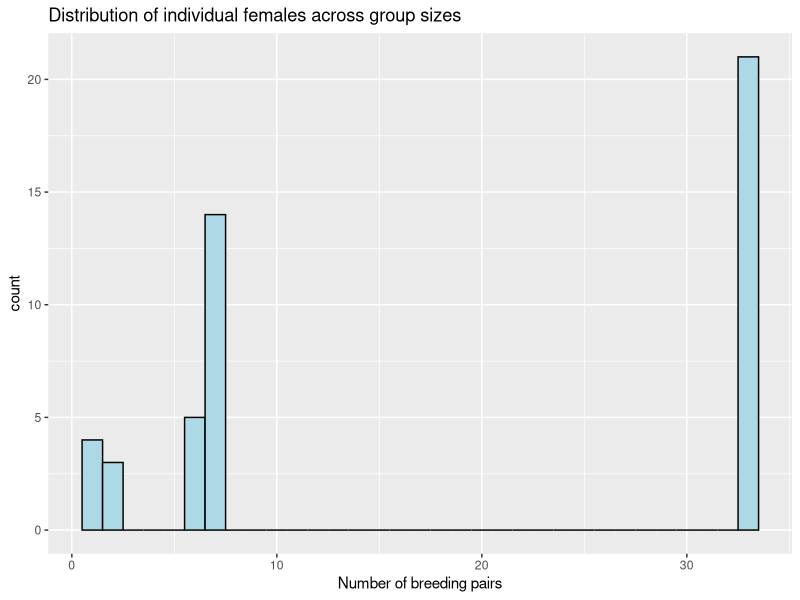
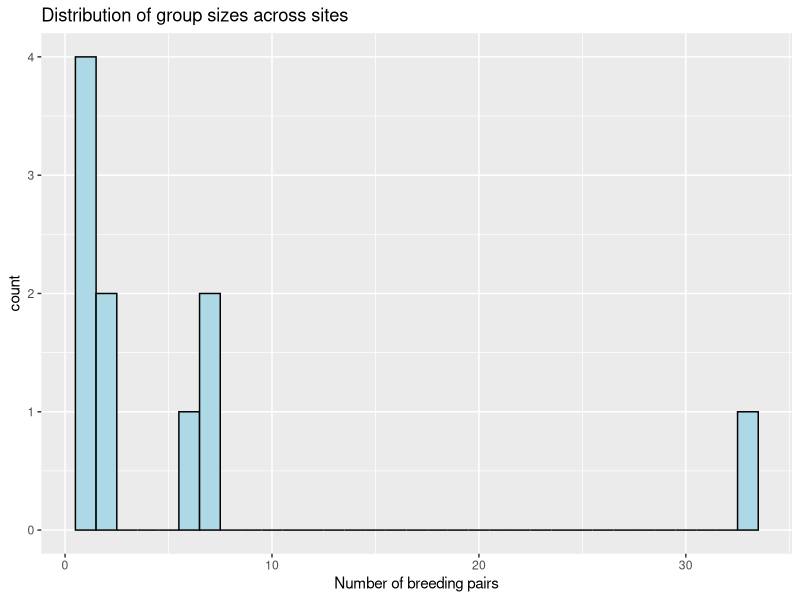
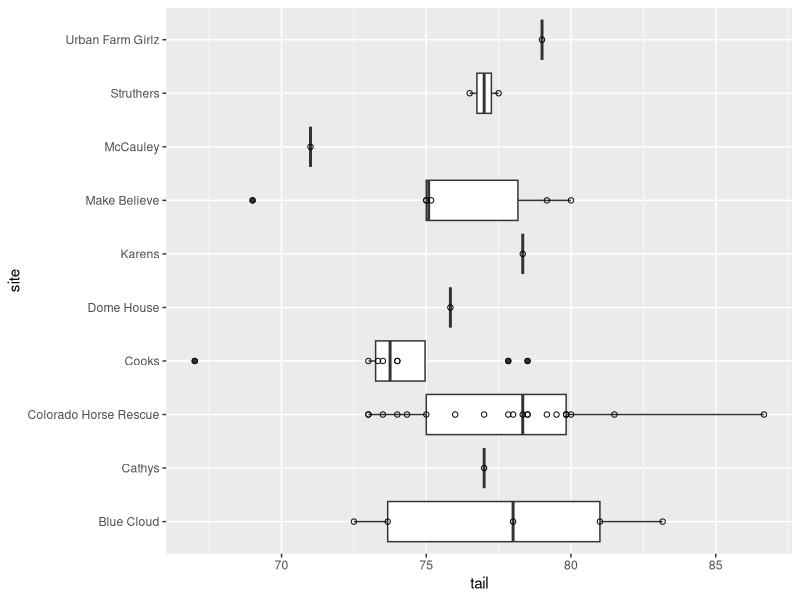
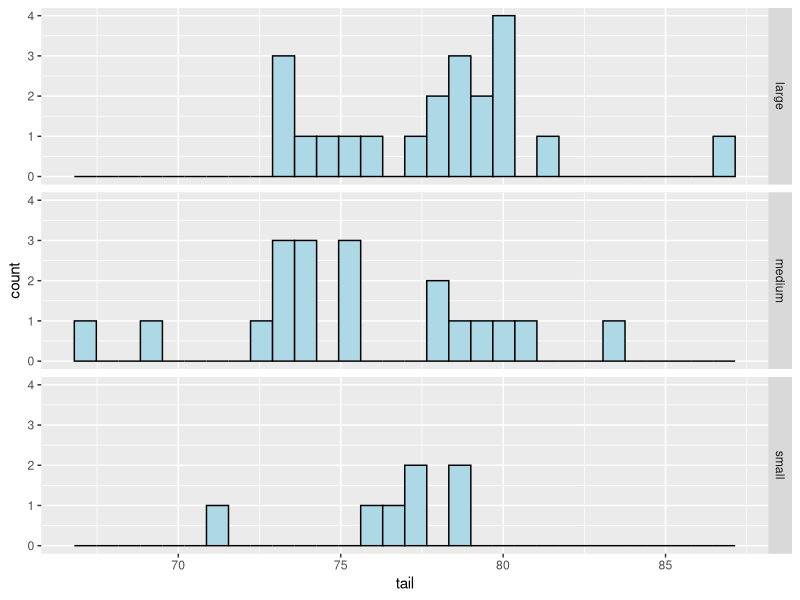
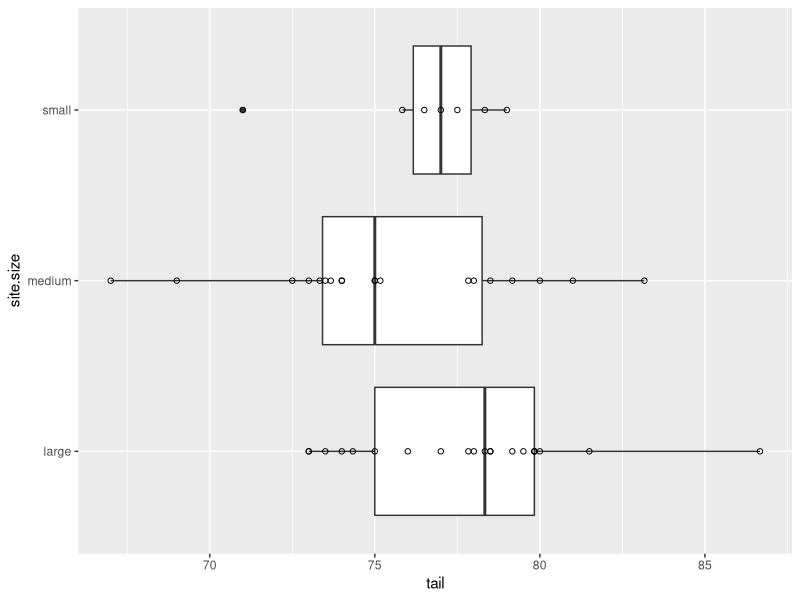
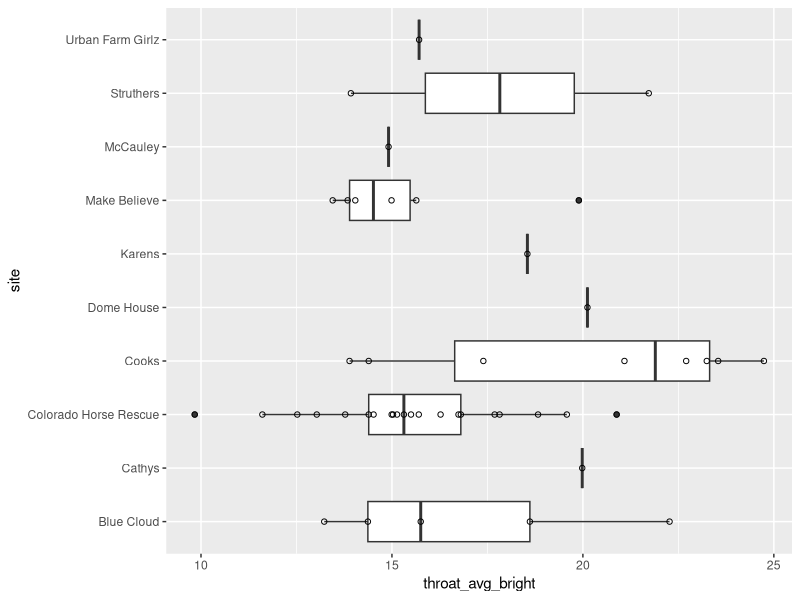
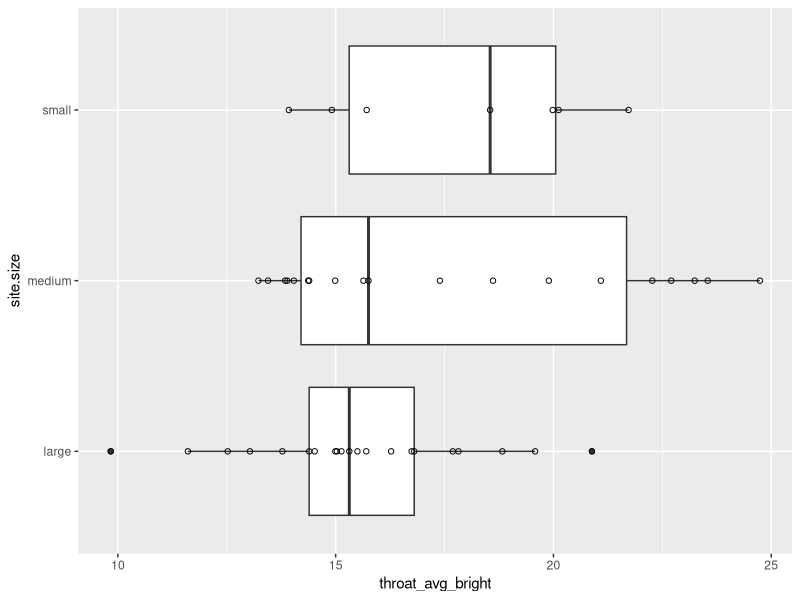
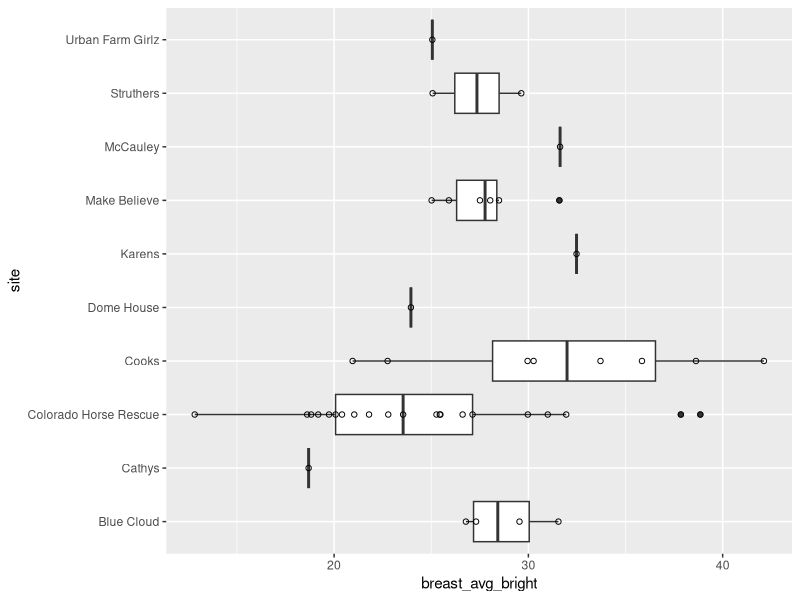

Here is the R script that generated these plots, in order:

################################################################################
# Script to explore patterns across sites
# Heather Kenny-Duddela
# Nov 12, 2024
################################################################################

# libraries
library(dplyr)
library(ggplot2)
library(stringr)

# load data
fem.s <- read.csv("output-files/female_season_table_2025-03-13.csv")
male.s <- read.csv("output-files/male_season_table_2025-03-13.csv")
group <- read.csv("input-files/Group sizes for 2022.csv")

# add numeric group sizes
# first standardize site names
group$site[2] <- "Colorado Horse Rescue"
fem <- left_join(fem.s, group[,1:2], by="site")

male <- left_join(male.s, group[,1:2], by="site")


# Histogram of females across group size
ggplot(fem, aes(x=brood1.size)) + geom_histogram(binwidth=1, fill="lightblue",
                                                 color="black") +
  ggtitle("Distribution of individual females across group sizes") +
  xlab("Number of breeding pairs")

# histogram of group sizes
group2 <- unique(select(fem,site,brood1.size))

ggplot(group2, aes(x=brood1.size)) + geom_histogram(binwidth=1, fill="lightblue",
                                                   color="black") +
  ggtitle("Distribution of group sizes across sites") +
  xlab("Number of breeding pairs")

ggsave("output-files/distribution of group sizes across sites.png", h=2, w=4)


# female tail ------------------------------------------------------------------

## by site
ggplot(fem, aes(x=tail, y=site)) + geom_boxplot() +
  geom_point(shape=1)

## by small/med/large
ggplot(fem, aes(x=tail)) + geom_histogram(fill="lightblue", color="black") +
  facet_grid(site.size~.)

ggplot(fem, aes(x=tail, y=site.size)) + geom_boxplot() +
  geom_point(shape=1)

f.tail.site <- kruskal.test(tail ~ site, fem)
# Kruskal-Wallis rank sum test
# 
# data:  tail by site
# Kruskal-Wallis chi-squared = 10.011, df = 9, p-value = 0.3496

f.tail.size <- kruskal.test(tail ~ site.size, fem)
# Kruskal-Wallis rank sum test
# 
# data:  tail by site.size
# Kruskal-Wallis chi-squared = 3.7318, df = 2, p-value = 0.1548


# female throat ----------------------------------------------------------------

## by site
ggplot(fem, aes(x=throat_avg_bright, y=site)) + geom_boxplot() +
  geom_point(shape=1)

f.throat.site <- kruskal.test(throat_avg_bright ~ site, fem)
# Kruskal-Wallis rank sum test
# 
# data:  throat_avg_bright by site
# Kruskal-Wallis chi-squared = 10.816, df = 9, p-value = 0.2886


## by size
ggplot(fem, aes(x=throat_avg_bright, y=site.size)) + geom_boxplot() +
  geom_point(shape=1)

f.throat.size <- kruskal.test(throat_avg_bright ~ site.size, fem)
# Kruskal-Wallis rank sum test
# 
# data:  throat_avg_bright by site.size
# Kruskal-Wallis chi-squared = 2.9265, df = 2, p-value = 0.2315


# female breast ----------------------------------------------------------------

## by site
ggplot(fem, aes(x=breast_avg_bright, y=site)) + geom_boxplot() +
  geom_point(shape=1)

f.breast.site <- kruskal.test(breast_avg_bright ~ site, fem)
# Kruskal-Wallis rank sum test
# 
# data:  breast_avg_bright by site
# Kruskal-Wallis chi-squared = 13.394, df = 9, p-value = 0.1456


## by size
ggplot(fem, aes(x=breast_avg_bright, y=site.size)) + geom_boxplot() +
  geom_point(alpha=0.5)

f.breast.size <- kruskal.test(breast_avg_bright ~ site.size, fem)
# Kruskal-Wallis rank sum test
# 
# data:  breast_avg_bright by site.size
# Kruskal-Wallis chi-squared = 7.0421, df = 2, p-value = 0.02957


# female belly -----------------------------------------------------------------

## by site
ggplot(fem, aes(x=belly_avg_bright, y=site)) + geom_boxplot() +
  geom_point(shape=1)

f.belly.site <- kruskal.test(belly_avg_bright ~ site, fem)
# Kruskal-Wallis rank sum test
# 
# data:  belly_avg_bright by site
# Kruskal-Wallis chi-squared = 9.3141, df = 9, p-value = 0.4088

## by size
ggplot(fem, aes(x=belly_avg_bright, y=site.size)) + geom_boxplot() +
  geom_point(shape=1)

f.belly.size <- kruskal.test(belly_avg_bright ~ site.size, fem)
# Kruskal-Wallis rank sum test
# 
# data:  belly_avg_bright by site.size
# Kruskal-Wallis chi-squared = 4.4332, df = 2, p-value = 0.109


# female vent -----------------------------------------------------------------

## by site
ggplot(fem, aes(x=vent_avg_bright, y=site)) + geom_boxplot() +
  geom_point(alpha=0.5)

f.vent.site <- kruskal.test(vent_avg_bright ~ site, fem)
# Kruskal-Wallis rank sum test
# 
# data:  vent_avg_bright by site
# Kruskal-Wallis chi-squared = 13.816, df = 9, p-value = 0.129

## by size
ggplot(fem, aes(x=vent_avg_bright, y=site.size)) + geom_boxplot() +
  geom_point(shape=1)

f.vent.size <- kruskal.test(vent_avg_bright ~ site.size, fem)
# Kruskal-Wallis rank sum test
# 
# data:  vent_avg_bright by site.size
# Kruskal-Wallis chi-squared = 5.2622, df = 2, p-value = 0.072


# social male tail -------------------------------------------------------------

## by site
ggplot(fem, aes(x=socM_tail, y=site)) + geom_boxplot() +
  geom_point(shape=1)

socM.tail.site <- kruskal.test(socM_tail ~ site, fem)
# Kruskal-Wallis rank sum test
# 
# data:  socM_tail by site
# Kruskal-Wallis chi-squared = 2.3831, df = 8, p-value = 0.967

## by size
ggplot(fem, aes(x=socM_tail, y=site.size)) + geom_boxplot() +
  geom_point(shape=1)

socM.tail.size <- kruskal.test(socM_tail ~ site.size, fem)
# Kruskal-Wallis rank sum test
# 
# data:  socM_tail by site.size
# Kruskal-Wallis chi-squared = 0.20454, df = 2, p-value = 0.9028


# social male throat -----------------------------------------------------------

## by site
ggplot(fem, aes(x=socM_t.avg.bright, y=site)) + geom_boxplot() +
  geom_point(shape=1)

socM.throat.site <- kruskal.test(socM_t.avg.bright ~ site, fem)
# Kruskal-Wallis rank sum test
# 
# data:  socM_t.avg.bright by site
# Kruskal-Wallis chi-squared = 9.387, df = 9, p-value = 0.4023

## by size
ggplot(fem, aes(x=socM_t.avg.bright, y=site.size)) + geom_boxplot() +
  geom_point(shape=1)

socM.throat.size <- kruskal.test(socM_t.avg.bright ~ site.size, fem)
# Kruskal-Wallis rank sum test
# 
# data:  socM_t.avg.bright by site.size
# Kruskal-Wallis chi-squared = 2.4895, df = 2, p-value = 0.288


# social male breast -----------------------------------------------------------

## by site
ggplot(fem, aes(x=socM_r.avg.bright, y=site)) + geom_boxplot() +
  geom_point(shape=1)

socM.breast.site <- kruskal.test(socM_r.avg.bright ~ site, fem)
# Kruskal-Wallis rank sum test
# 
# data:  socM_r.avg.bright by site
# Kruskal-Wallis chi-squared = 5.6987, df = 8, p-value = 0.6809

## by size
ggplot(fem, aes(x=socM_r.avg.bright, y=site.size)) + geom_boxplot() +
  geom_point(shape=1)

socM.breast.size <- kruskal.test(socM_r.avg.bright ~ site.size, fem)
# Kruskal-Wallis rank sum test
# 
# data:  socM_r.avg.bright by site.size
# Kruskal-Wallis chi-squared = 3.2568, df = 2, p-value = 0.1962


# social male belly ------------------------------------------------------------

## by site
ggplot(fem, aes(x=socM_b.avg.bright, y=site)) + geom_boxplot() +
  geom_point(shape=1)

socM.belly.site <- kruskal.test(socM_b.avg.bright ~ site, fem)
# Kruskal-Wallis rank sum test
# 
# data:  socM_b.avg.bright by site
# Kruskal-Wallis chi-squared = 5.4115, df = 9, p-value = 0.7971

## by size
ggplot(fem, aes(x=socM_b.avg.bright, y=site.size)) + geom_boxplot() +
  geom_point(shape=1)

socM.belly.size <- kruskal.test(socM_b.avg.bright ~ site.size, fem)
# Kruskal-Wallis rank sum test
# 
# data:  socM_b.avg.bright by site.size
# Kruskal-Wallis chi-squared = 0.30696, df = 2, p-value = 0.8577


# social male vent -------------------------------------------------------------

## by site
ggplot(fem, aes(x=socM_v.avg.bright, y=site)) + geom_boxplot() +
  geom_point(shape=1)

socM.vent.site <- kruskal.test(socM_v.avg.bright ~ site, fem)
# Kruskal-Wallis rank sum test
# 
# data:  socM_v.avg.bright by site
# Kruskal-Wallis chi-squared = 6.3133, df = 9, p-value = 0.7082

## by size
ggplot(fem, aes(x=socM_v.avg.bright, y=site.size)) + geom_boxplot() +
  geom_point(shape=1)

socM.vent.size <- kruskal.test(socM_v.avg.bright ~ site.size, fem)
# Kruskal-Wallis rank sum test
# 
# data:  socM_v.avg.bright by site.size
# Kruskal-Wallis chi-squared = 3.2729, df = 2, p-value = 0.1947


# lay date ---------------------------------------------------------------------

## by site
ggplot(fem, aes(x=ci_1_julian, y=site)) + geom_boxplot() +
  geom_point(shape=1)

f.ci.site <- kruskal.test(ci_1_julian ~ site, fem)
# Kruskal-Wallis rank sum test
# 
# data:  ci_1_julian by site
# Kruskal-Wallis chi-squared = 9.7687, df = 9, p-value = 0.3695

## by size
ggplot(fem, aes(x=ci_1_julian, y=site.size)) + geom_boxplot() +
  geom_point(alpha=0.5)

f.ci.size <- kruskal.test(ci_1_julian ~ site.size, fem)
# Kruskal-Wallis rank sum test
# 
# data:  ci_1_julian by site.size
# Kruskal-Wallis chi-squared = 1.4669, df = 2, p-value = 0.4803




# fecundity --------------------------------------------------------------------

## by site
ggplot(fem, aes(x=tot_eggs, y=site)) + geom_boxplot() +
  geom_point(alpha=0.5)

eggs.site <- kruskal.test(tot_eggs ~ site, fem)
# Kruskal-Wallis rank sum test
# 
# data:  tot_eggs by site
# Kruskal-Wallis chi-squared = 9.0308, df = 9, p-value = 0.4344

## by size
ggplot(fem, aes(x=tot_eggs, y=site.size)) + geom_boxplot() +
  geom_point(alpha=0.5)

eggs.site.size <- kruskal.test(tot_eggs ~ site.size, fem)
# Kruskal-Wallis rank sum test
# 
# data:  tot_eggs by site.size
# Kruskal-Wallis chi-squared = 2.1564, df = 2, p-value = 0.3402


# Proportion EPO ---------------------------------------------------------------

## by site
ggplot(fem, aes(x=season.prop.ep, y=site)) + geom_boxplot() +
  geom_point(alpha=0.5)

f.propEP.site <- kruskal.test(season.prop.ep ~ site, fem)
# Kruskal-Wallis rank sum test
# 
# data:  season.prop.ep by site
# Kruskal-Wallis chi-squared = 7.4577, df = 9, p-value = 0.5896

## by size
ggplot(fem, aes(x=season.prop.ep, y=site.size)) + geom_boxplot() +
  geom_point(alpha=0.5)

f.propEP.size <- kruskal.test(season.prop.ep ~ site.size, fem)
# Kruskal-Wallis rank sum test
# 
# data:  season.prop.ep by site.size
# Kruskal-Wallis chi-squared = 0.37749, df = 2, p-value = 0.828


# Number EPO -------------------------------------------------------------------

## by site
ggplot(fem, aes(x=num.epo, y=site)) + geom_boxplot() +
  geom_point(alpha=0.5)

f.numEP.site <- kruskal.test(num.epo ~ site, fem)
# Kruskal-Wallis rank sum test
# 
# data:  num.epo by site
# Kruskal-Wallis chi-squared = 7.7201, df = 9, p-value = 0.5626

## by size
ggplot(fem, aes(x=num.epo, y=site.size)) + geom_boxplot() +
  geom_point(alpha=0.5)

f.numEP.size <- kruskal.test(num.epo ~ site.size, fem)
# Kruskal-Wallis rank sum test
# 
# data:  num.epo by site.size
# Kruskal-Wallis chi-squared = 0.47058, df = 2, p-value = 0.7903


# Binary EPP -------------------------------------------------------------------

## by site
ggplot(fem, aes(y=site, fill=as.factor(ep.yes))) + 
  geom_bar(position="fill")

## by size
ggplot(fem, aes(y=site.size, fill=as.factor(ep.yes))) + 
  geom_bar(position="fill")


# Number of sires---------------------------------------------------------------

## by site
ggplot(fem, aes(x=num.tot.mates, y=site)) + geom_boxplot() +
  geom_point(alpha=0.5)

f.mates.site <- kruskal.test(num.tot.mates ~ site, fem)


## by size
ggplot(fem, aes(x=num.tot.mates, y=site.size)) + geom_boxplot() +
  geom_point(alpha=0.5)

f.mates.size <- kruskal.test(num.tot.mates ~ site.size, fem)



################################################################################
#-------------------------------------------------------------------------------
# Patterns for male table
#-------------------------------------------------------------------------------


# Male tail --------------------------------------------------------------------

## by site
ggplot(male, aes(x=tail, y=site)) + geom_boxplot() +
  geom_point(alpha=0.5)

m.tail.site <- kruskal.test(tail ~ site, male)
# Kruskal-Wallis rank sum test
# 
# data:  tail by site
# Kruskal-Wallis chi-squared = 4.7084, df = 9, p-value = 0.859

## by size
ggplot(male, aes(x=tail, y=site.size)) + geom_boxplot() +
  geom_point(alpha=0.5)

m.tail.size <- kruskal.test(tail ~ site.size, male)
# Kruskal-Wallis rank sum test
# 
# data:  tail by site.size
# Kruskal-Wallis chi-squared = 1.2382, df = 2, p-value = 0.5384


# Male throat ------------------------------------------------------------------

## by site
ggplot(male, aes(x=throat_avg_bright, y=site)) + geom_boxplot() +
  geom_point(alpha=0.5)

m.throat.site <- kruskal.test(throat_avg_bright ~ site, male)
# Kruskal-Wallis rank sum test
# 
# data:  throat_avg_bright by site
# Kruskal-Wallis chi-squared = 9.7873, df = 10, p-value = 0.4593

## by size
ggplot(male, aes(x=throat_avg_bright, y=site.size)) + geom_boxplot() +
  geom_point(alpha=0.5)

m.throat.size <- kruskal.test(throat_avg_bright ~ site.size, male)
# Kruskal-Wallis rank sum test
# 
# data:  throat_avg_bright by site.size
# Kruskal-Wallis chi-squared = 3.3939, df = 2, p-value = 0.1832


# Male breast ------------------------------------------------------------------

## by site
ggplot(male, aes(x=breast_avg_bright, y=site)) + geom_boxplot() +
  geom_point(alpha=0.5)

m.breast.site <- kruskal.test(breast_avg_bright ~ site, male)
# Kruskal-Wallis rank sum test
# 
# data:  breast_avg_bright by site
# Kruskal-Wallis chi-squared = 6.4845, df = 9, p-value = 0.6906

## by size
ggplot(male, aes(x=breast_avg_bright, y=site.size)) + geom_boxplot() +
  geom_point(alpha=0.5)

m.breast.size <- kruskal.test(breast_avg_bright ~ site.size, male)
# Kruskal-Wallis rank sum test
# 
# data:  breast_avg_bright by site.size
# Kruskal-Wallis chi-squared = 3.9728, df = 2, p-value = 0.1372


# Male belly -------------------------------------------------------------------

## by site
ggplot(male, aes(x=belly_avg_bright, y=site)) + geom_boxplot() +
  geom_point(alpha=0.5)

m.belly.site <- kruskal.test(belly_avg_bright ~ site, male)
# Kruskal-Wallis rank sum test
# 
# data:  belly_avg_bright by site
# Kruskal-Wallis chi-squared = 6.3198, df = 10, p-value = 0.7877

## by size
ggplot(male, aes(x=belly_avg_bright, y=site.size)) + geom_boxplot() +
  geom_point(alpha=0.5)

m.belly.size <- kruskal.test(belly_avg_bright ~ site.size, male)
# Kruskal-Wallis rank sum test
# 
# data:  belly_avg_bright by site.size
# Kruskal-Wallis chi-squared = 1.0553, df = 2, p-value = 0.59


# Male vent --------------------------------------------------------------------

## by site
ggplot(male, aes(x=vent_avg_bright, y=site)) + geom_boxplot() +
  geom_point(alpha=0.5)

m.vent.site <- kruskal.test(vent_avg_bright ~ site, male)
# Kruskal-Wallis rank sum test
# 
# data:  vent_avg_bright by site
# Kruskal-Wallis chi-squared = 5.7859, df = 10, p-value = 0.8329

## by size
ggplot(male, aes(x=vent_avg_bright, y=site.size)) + geom_boxplot() +
  geom_point(alpha=0.5)

m.vent.size <- kruskal.test(vent_avg_bright ~ site.size, male)
# Kruskal-Wallis rank sum test
# 
# data:  vent_avg_bright by site.size
# Kruskal-Wallis chi-squared = 2.7759, df = 2, p-value = 0.2496


# social female tail -----------------------------------------------------------

## by site
ggplot(male, aes(x=socF_tail, y=site)) + geom_boxplot() +
  geom_point(alpha=0.5)

socF.tail.site <- kruskal.test(socF_tail ~ site, male)
# Kruskal-Wallis rank sum test
# 
# data:  socF_tail by site
# Kruskal-Wallis chi-squared = 10.611, df = 10, p-value = 0.3886

## by size
ggplot(male, aes(x=socF_tail, y=site.size)) + geom_boxplot() +
  geom_point(alpha=0.5)

socF.tail.size <- kruskal.test(socF_tail ~ site.size, male)
# Kruskal-Wallis rank sum test
# 
# data:  socF_tail by site.size
# Kruskal-Wallis chi-squared = 3.9382, df = 2, p-value = 0.1396


# Social female throat ---------------------------------------------------------

## by site
ggplot(male, aes(x=socF_t.avg.bright, y=site)) + geom_boxplot() +
  geom_point(alpha=0.5)

socF.throat.site <- kruskal.test(socF_t.avg.bright ~ site, male)
# Kruskal-Wallis rank sum test
# 
# data:  socF_t.avg.bright by site
# Kruskal-Wallis chi-squared = 13.799, df = 10, p-value = 0.1823

## by size
ggplot(male, aes(x=socF_t.avg.bright, y=site.size)) + geom_boxplot() +
  geom_point(alpha=0.5)

socF.throat.size <- kruskal.test(socF_t.avg.bright ~ site.size, male)
# Kruskal-Wallis rank sum test
# 
# data:  socF_t.avg.bright by site.size
# Kruskal-Wallis chi-squared = 5.5949, df = 2, p-value = 0.06097


# Social female breast ---------------------------------------------------------

## by site
ggplot(male, aes(x=socF_r.avg.bright, y=site)) + geom_boxplot() +
  geom_point(alpha=0.5)

socF.breast.site <- kruskal.test(socF_r.avg.bright ~ site, male)
# Kruskal-Wallis rank sum test
# 
# data:  socF_r.avg.bright by site
# Kruskal-Wallis chi-squared = 15.239, df = 10, p-value = 0.1236

## by size
ggplot(male, aes(x=socF_r.avg.bright, y=site.size)) + geom_boxplot() +
  geom_point(alpha=0.5)

socF.breast.size <- kruskal.test(socF_r.avg.bright ~ site.size, male)
# Kruskal-Wallis rank sum test
# 
# data:  socF_r.avg.bright by site.size
# Kruskal-Wallis chi-squared = 7.1172, df = 2, p-value = 0.02848


# Social female belly ----------------------------------------------------------

## by site
ggplot(male, aes(x=socF_b.avg.bright, y=site)) + geom_boxplot() +
  geom_point(alpha=0.5)

socF.belly.site <- kruskal.test(socF_b.avg.bright ~ site, male)
# Kruskal-Wallis rank sum test
# 
# data:  socF_b.avg.bright by site
# Kruskal-Wallis chi-squared = 11.403, df = 10, p-value = 0.327

## by size
ggplot(male, aes(x=socF_b.avg.bright, y=site.size)) + geom_boxplot() +
  geom_point(alpha=0.5)

socF.belly.size <- kruskal.test(socF_b.avg.bright ~ site.size, male)
# Kruskal-Wallis rank sum test
# 
# data:  socF_b.avg.bright by site.size
# Kruskal-Wallis chi-squared = 2.9925, df = 2, p-value = 0.224


# social female vent -----------------------------------------------------------

## by site
ggplot(male, aes(x=socF_v.avg.bright, y=site)) + geom_boxplot() +
  geom_point(alpha=0.5)

socF.vent.site <- kruskal.test(socF_v.avg.bright ~ site, male)
# Kruskal-Wallis rank sum test
# 
# data:  socF_v.avg.bright by site
# Kruskal-Wallis chi-squared = 14.476, df = 10, p-value = 0.1523

## by size
ggplot(male, aes(x=socF_v.avg.bright, y=site.size)) + geom_boxplot() +
  geom_point(alpha=0.5)

socF.vent.size <- kruskal.test(socF_v.avg.bright ~ site.size, male)
# Kruskal-Wallis rank sum test
# 
# data:  socF_v.avg.bright by site.size
# Kruskal-Wallis chi-squared = 3.578, df = 2, p-value = 0.1671


# Proportion EPO ---------------------------------------------------------------

## by site
ggplot(male, aes(x=prop.sired.epo, y=site)) + geom_boxplot() +
  geom_point(alpha=0.5)

m.propEP.site <- kruskal.test(prop.sired.epo ~ site, male)
# Kruskal-Wallis rank sum test
# 
# data:  prop.sired.epo by site
# Kruskal-Wallis chi-squared = 8.9433, df = 10, p-value = 0.5375

## by size
ggplot(male, aes(x=prop.sired.epo, y=site.size)) + geom_boxplot() +
  geom_point(alpha=0.5)

m.propEP.size <- kruskal.test(prop.sired.epo ~ site.size, male)
# Kruskal-Wallis rank sum test
# 
# data:  prop.sired.epo by site.size
# Kruskal-Wallis chi-squared = 1.7907, df = 2, p-value = 0.4085


# Number EPO -------------------------------------------------------------------

## by site
ggplot(male, aes(x=ep.chick, y=site)) + geom_boxplot() +
  geom_point(alpha=0.5)

m.numEP.site <- kruskal.test(ep.chick ~ site, male)
# Kruskal-Wallis rank sum test
# 
# data:  ep.chick by site
# Kruskal-Wallis chi-squared = 6.9066, df = 10, p-value = 0.7342

## by size
ggplot(male, aes(x=ep.chick, y=site.size)) + geom_boxplot() +
  geom_point(alpha=0.5)

m.numEP.size <- kruskal.test(ep.chick ~ site.size, male)
# Kruskal-Wallis rank sum test
# 
# data:  ep.chick by site.size
# Kruskal-Wallis chi-squared = 1.9156, df = 2, p-value = 0.3837


# Binary EPP -------------------------------------------------------------------

## by site
ggplot(male, aes(y=site, fill=as.factor(ep.yes))) + 
  geom_bar(position="fill")

## by size
ggplot(male, aes(y=site.size, fill=as.factor(ep.yes))) + 
  geom_bar(position="fill")

# Number of dams ---------------------------------------------------------------

m.mates.site <- kruskal.test(num.tot.mates ~ site, male)

m.mates.size <- kruskal.test(num.tot.mates ~ site.size, male)


#-------------------------------------------------------------------------------
# Write results to a summary table

test.f <- list(f.tail.site, f.tail.size, f.throat.site, f.throat.size,  
                   f.breast.site, f.breast.size,f.belly.site, f.belly.size,
                   f.vent.site, f.vent.size,f.ci.site, f.ci.size, f.mates.site, 
                   f.mates.size, f.numEP.site, f.numEP.size, f.propEP.site, 
                   f.propEP.size)

test.socM <- list(socM.tail.site, socM.tail.size, socM.throat.site, socM.throat.size,  
                   socM.breast.site, socM.breast.size,socM.belly.site, socM.belly.size,
                   socM.vent.site, socM.vent.size)

test.m <- list(m.tail.site, m.tail.size, m.throat.site, m.throat.size,  
                   m.breast.site, m.breast.size,m.belly.site, m.belly.size,
                   m.vent.site, m.vent.size, m.mates.site, 
                   m.mates.size, m.numEP.site, m.numEP.size, m.propEP.site, 
                   m.propEP.size)

test.socF <- list(socF.tail.site, socF.tail.size, socF.throat.site, socF.throat.size,  
                   socF.breast.site, socF.breast.size,socF.belly.site, socF.belly.size,
                   socF.vent.site, socF.vent.size)

KW.table <- as.data.frame(matrix(nrow=54, ncol=4, NA))
colnames(KW.table) <- c("bird", "data.name", "Chi.sqr","p.val")

# table for female traits

for (i in 1:length(test.f)) {
  test <- test.f[[i]]
  KW.table$bird[i] <- "female"
  KW.table$data.name[i] <- test$data.name
  KW.table$Chi.sqr[i] <- test$statistic
  KW.table$p.val[i] <- test$p.value
}


# table for social males

for (i in 1:length(test.socM)) {
  test <- test.socM[[i]]
  KW.table$bird[i+18] <- "socM"
  KW.table$data.name[i+18] <- test$data.name
  KW.table$Chi.sqr[i+18] <- test$statistic
  KW.table$p.val[i+18] <- test$p.value
}


# table for male

for (i in 1:length(test.m)) {
  test <- test.m[[i]]
  KW.table$bird[i+28] <- "male"
  KW.table$data.name[i+28] <- test$data.name
  KW.table$Chi.sqr[i+28] <- test$statistic
  KW.table$p.val[i+28] <- test$p.value
}

# table for social females

for (i in 1:length(test.socF)) {
  test <- test.socF[[i]]
  KW.table$bird[i+44] <- "socF"
  KW.table$data.name[i+44] <- test$data.name
  KW.table$Chi.sqr[i+44] <- test$statistic
  KW.table$p.val[i+44] <- test$p.value
}

## split data.name into two columns
cols <- as.data.frame(str_split_fixed(KW.table$data.name, " by ", 2))
colnames(cols) <- c("variable", "grouping")

KW.table2 <- cbind(KW.table, cols)

write.csv(KW.table2, "output-files/Kruskal-Wallis results table.csv",
          row.names=F)

